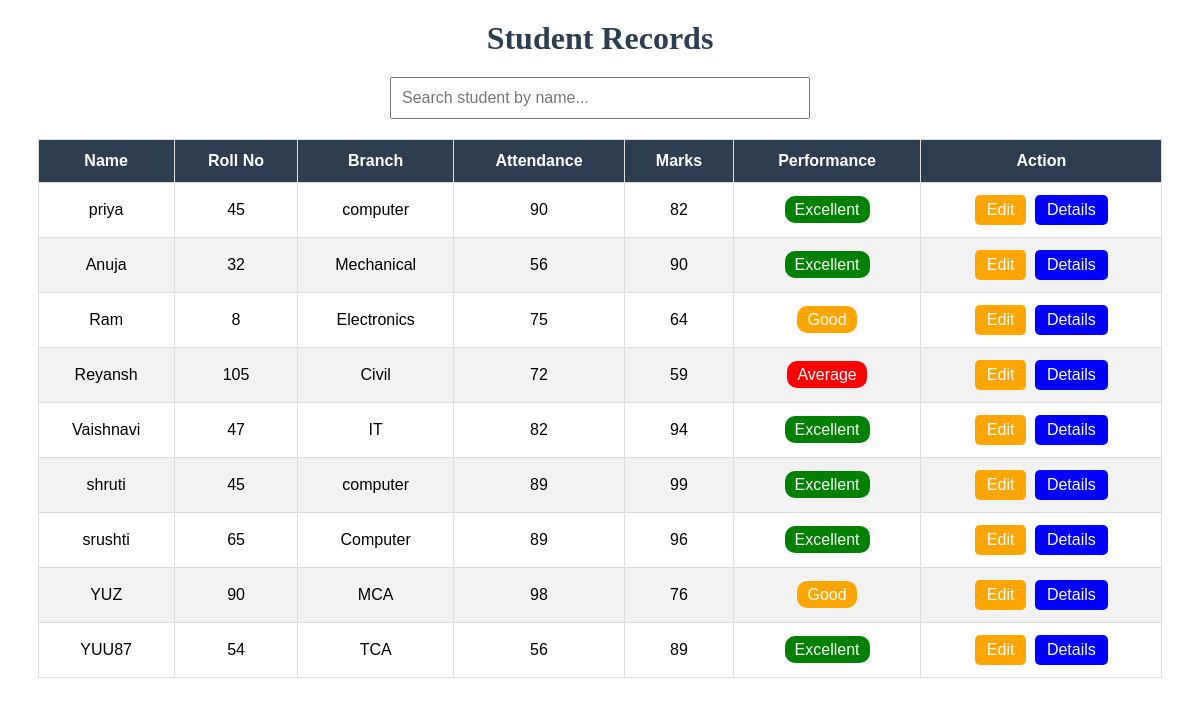
Before: /records with the older database file.
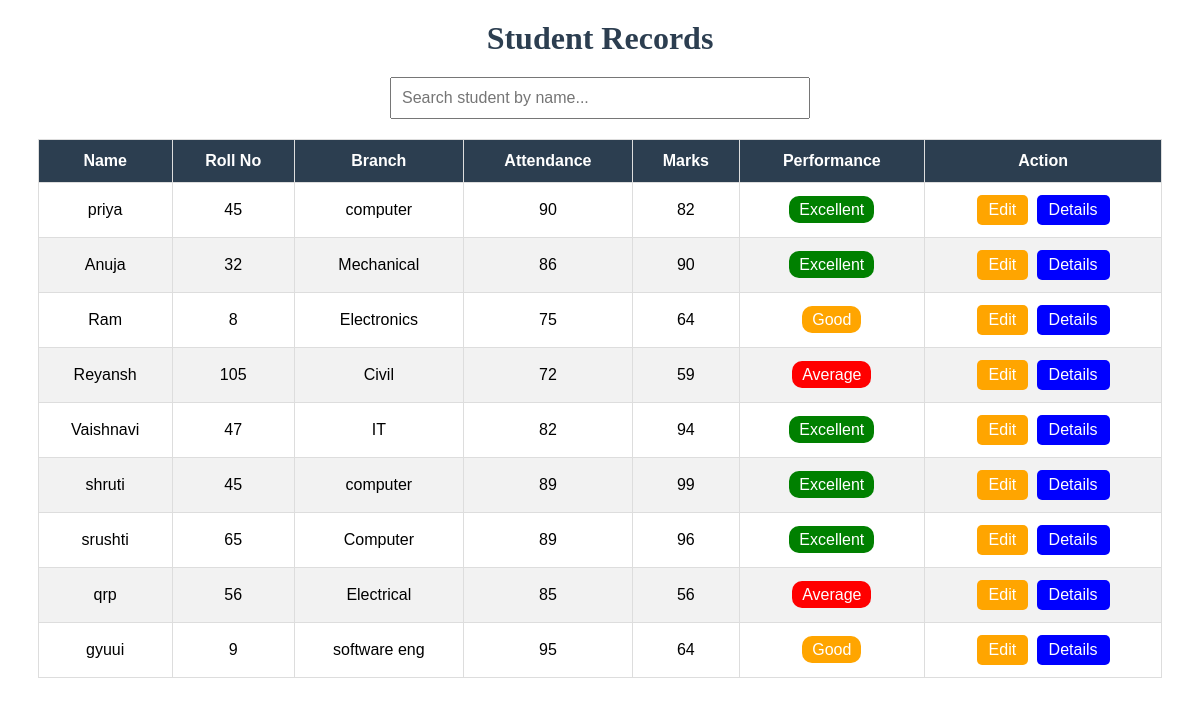
After: the same page with the newer database file.
### tables this page shows
CREATE TABLE students (
                    id INTEGER PRIMARY KEY AUTOINCREMENT,
                    name TEXT NOT NULL,
                    roll_no INTEGER NOT NULL,
                    marks INTEGER NOT NULL,
                    branch TEXT NOT NULL,
                    attendance INTEGER DEFAULT 0
                 );

### project Flask.py (the view)
@app.route('/records')
def records():
    conn = get_db()
    students = conn.execute("""
        SELECT id, name, roll_no, branch, attendance, marks
        FROM students
    """).fetchall()
    conn.close()
    return render_template('records.html', students=students)

### database.py (called while the page is built)
def get_db():
    conn = sqlite3.connect(DB_PATH)
    conn.row_factory = sqlite3.Row
    return conn

### templates/records.html (shortened to what this page needs)
<h1 style="text-align:center; margin:20px; color:#2c3e50;">
    Student Records
</h1>
<input
    type="text"
    id="searchInput"
    class="search-box"
    placeholder="Search student by name...">
<div class="table-wrapper">
    <table>
        <thead>
            <tr>
                <th>Name</th>
                <th>Roll No</th>
                <th>Branch</th>
                <th>Attendance</th>
                <th>Marks</th>
                <th>Performance</th>
                <th>Action</th>
            </tr>
        </thead>
        <tbody id="tableBody">
        {% for student in students %}
            <tr data-name="{{ student[1]|lower }}">
                <td>{{ student[1] }}</td>
                <td>{{ student[2] }}</td>
                <td>{{ student[3] }}</td>
                <td>{{ student[4] }}</td>
                <td>{{ student[5] }}</td>
                <td>
                    {% if student[5] >= 80 %}
                        <span style="background:green;color:white;padding:5px 10px;border-radius:10px;">
                            Excellent
                        </span>
                    {% elif student[5] >= 60 %}
                        <span style="background:orange;color:white;padding:5px 10px;border-radius:10px;">
                            Good
                        </span>
                    {% else %}
                        <span style="background:red;color:white;padding:5px 10px;border-radius:10px;">
                            Average
                        </span>
                    {% endif %}
                </td>
                <td>
                    <a href="{{ url_for('edit_student', id=student[0]) }}"
                        class="action-btn edit-btn">
                        Edit
                    </a>
                    <a href="{{ url_for('student_detail', id=student[0]) }}"
                       class="action-btn detail-btn">
                       Details
                    </a>
                </td>
            </tr>
        {% endfor %}
        </tbody>
    </table>
</div>

Changed rows visible on the page:
removed students: name "YUZ", roll_no "90", branch "MCA", attendance "98", marks "76", shows "Good"
removed students: name "YUU87", roll_no "54", branch "TCA", attendance "56", marks "89", shows "Excellent"
changed students "Anuja": attendance "56" → "86"
added students: name "qrp", roll_no "56", branch "Electrical", attendance "85", marks "56", shows "Average"
added students: name "gyuui", roll_no "9", branch "software eng", attendance "95", marks "64", shows "Good"
